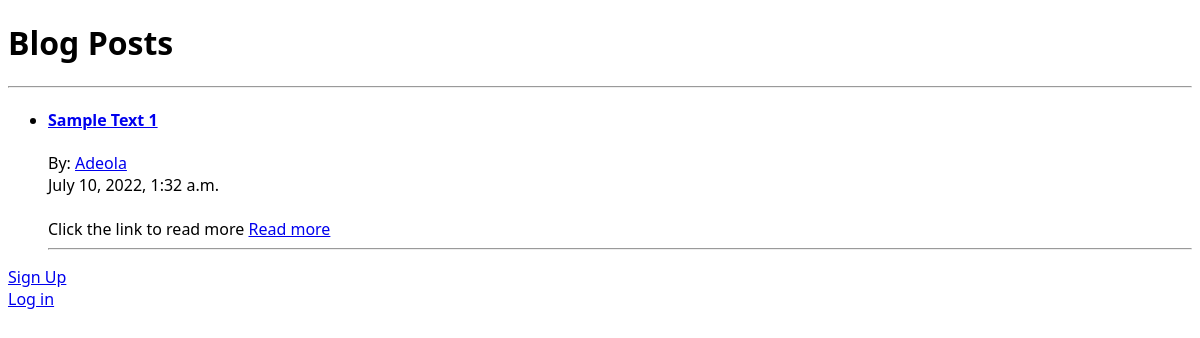
The page / on the database its author committed.
### main/models.py (models this page shows, shortened)
class Blog(models.Model):
    title = models.CharField(max_length=100)
    image = models.ImageField(null=True, blank=True, upload_to="images/")
    author = models.ForeignKey(User, on_delete=models.CASCADE)
    created_at = models.DateTimeField(default=datetime.now, blank=True)
    snippet = models.CharField(max_length=255, default="Click the link to read more")
    body = RichTextField(blank=True, null=True)

### main/views.py (the view)
# urls.py: path('', index.as_view(), name="index"),
class index(ListView):
    model = Blog
    template_name = 'main/index.html'
    ordering = ['-created_at']
    paginate_by = 10

### main/templates/main/index.html (shortened to what this page needs)
<!DOCTYPE html>
<html lang="en">
<head>
</head>
<body>
    <h1>Blog Posts</h1><hr>
    {% for post in object_list %}
    <ul>
        <li>
            <h4><a href="/{{post.id}}/">{{post.title}}</a></h4>
            By: <a href="/user/{{post.author}}/">{{post.author}}</a><br>
            {{post.created_at}}<br><br>
            {{post.snippet}} <a href="/{{post.id}}/">Read more</a><hr>
        </li>
    </ul>
    {% endfor %}
    {% if user.is_authenticated %}
    <a href="/members/logout/">Log out</a>
    {% else %}
    <a href="/members/sign_up/">Sign Up</a><br>
    <a href="/members/login/">Log in</a><br>
    {% endif %}
</body>
</html>

### main/templates/main/index.html (style rules this page uses)
body { font-family: system-ui, -apple-system, BlinkMacSystemFont, 'Segoe UI', Roboto, Oxygen, Ubuntu, Cantarell, 'Open Sans', 'Helvetica Neue', sans-serif; }

### rows shown on the page
Blog: title "Sample Text 1", author "Adeola", created_at "July 10, 2022, 1:32 a.m.", snippet "Click the link to read more"
